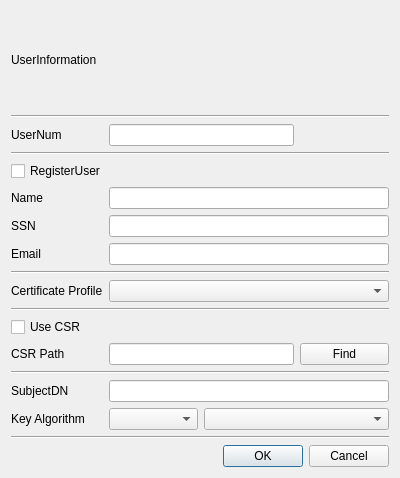
<?xml version="1.0" encoding="UTF-8"?>
<ui version="4.0">
 <class>IssueCertDlg</class>
 <widget class="QDialog" name="IssueCertDlg">
  <property name="geometry">
   <rect>
    <x>0</x>
    <y>0</y>
    <width>400</width>
    <height>478</height>
   </rect>
  </property>
  <property name="windowTitle">
   <string>Issue certificate dialog</string>
  </property>
  <layout class="QGridLayout" name="gridLayout">
   <item row="5" column="0">
    <widget class="QLabel" name="label_3">
     <property name="text">
      <string>Name</string>
     </property>
    </widget>
   </item>
   <item row="14" column="1" colspan="3">
    <widget class="QLineEdit" name="mSubjectDNText"/>
   </item>
   <item row="12" column="0">
    <widget class="QLabel" name="label_7">
     <property name="text">
      <string>CSR Path</string>
     </property>
    </widget>
   </item>
   <item row="13" column="0" colspan="4">
    <widget class="Line" name="line_5">
     <property name="orientation">
      <enum>Qt::Horizontal</enum>
     </property>
    </widget>
   </item>
   <item row="10" column="0" colspan="4">
    <widget class="Line" name="line_4">
     <property name="orientation">
      <enum>Qt::Horizontal</enum>
     </property>
    </widget>
   </item>
   <item row="15" column="1">
    <widget class="QComboBox" name="mAlgCombo"/>
   </item>
   <item row="1" column="0" colspan="4">
    <widget class="Line" name="line">
     <property name="orientation">
      <enum>Qt::Horizontal</enum>
     </property>
    </widget>
   </item>
   <item row="3" column="0" colspan="4">
    <widget class="Line" name="line_2">
     <property name="orientation">
      <enum>Qt::Horizontal</enum>
     </property>
    </widget>
   </item>
   <item row="6" column="0">
    <widget class="QLabel" name="label_4">
     <property name="text">
      <string>SSN</string>
     </property>
    </widget>
   </item>
   <item row="2" column="0">
    <widget class="QLabel" name="label_2">
     <property name="text">
      <string>UserNum</string>
     </property>
    </widget>
   </item>
   <item row="7" column="1" colspan="3">
    <widget class="QLineEdit" name="mEmailText"/>
   </item>
   <item row="9" column="1" colspan="3">
    <widget class="QComboBox" name="mCertProfileCombo"/>
   </item>
   <item row="12" column="3">
    <widget class="QPushButton" name="mCSRFindBtn">
     <property name="text">
      <string>Find</string>
     </property>
    </widget>
   </item>
   <item row="16" column="0" colspan="4">
    <widget class="Line" name="line_6">
     <property name="orientation">
      <enum>Qt::Horizontal</enum>
     </property>
    </widget>
   </item>
   <item row="17" column="1" colspan="3">
    <widget class="QDialogButtonBox" name="buttonBox">
     <property name="orientation">
      <enum>Qt::Horizontal</enum>
     </property>
     <property name="standardButtons">
      <set>QDialogButtonBox::Cancel|QDialogButtonBox::Ok</set>
     </property>
    </widget>
   </item>
   <item row="9" column="0">
    <widget class="QLabel" name="label_6">
     <property name="text">
      <string>Certificate Profile</string>
     </property>
    </widget>
   </item>
   <item row="14" column="0">
    <widget class="QLabel" name="label_8">
     <property name="text">
      <string>SubjectDN</string>
     </property>
    </widget>
   </item>
   <item row="8" column="0" colspan="4">
    <widget class="Line" name="line_3">
     <property name="orientation">
      <enum>Qt::Horizontal</enum>
     </property>
    </widget>
   </item>
   <item row="5" column="1" colspan="3">
    <widget class="QLineEdit" name="mNameText"/>
   </item>
   <item row="6" column="1" colspan="3">
    <widget class="QLineEdit" name="mSSNText"/>
   </item>
   <item row="15" column="0">
    <widget class="QLabel" name="label_9">
     <property name="text">
      <string>Key Algorithm</string>
     </property>
    </widget>
   </item>
   <item row="7" column="0">
    <widget class="QLabel" name="label_5">
     <property name="text">
      <string>Email</string>
     </property>
    </widget>
   </item>
   <item row="0" column="0" colspan="2">
    <widget class="QLabel" name="label">
     <property name="text">
      <string>UserInformation</string>
     </property>
    </widget>
   </item>
   <item row="4" column="0" colspan="2">
    <widget class="QCheckBox" name="mRegUserCheck">
     <property name="text">
      <string>RegisterUser</string>
     </property>
    </widget>
   </item>
   <item row="11" column="0" colspan="2">
    <widget class="QCheckBox" name="mUseCSRCheck">
     <property name="text">
      <string>Use CSR</string>
     </property>
    </widget>
   </item>
   <item row="12" column="1" colspan="2">
    <widget class="QLineEdit" name="mCSRPathText"/>
   </item>
   <item row="2" column="1" colspan="2">
    <widget class="QLineEdit" name="mUserNumText"/>
   </item>
   <item row="15" column="2" colspan="2">
    <widget class="QComboBox" name="mOptionCombo"/>
   </item>
  </layout>
 </widget>
 <resources/>
 <connections>
  <connection>
   <sender>buttonBox</sender>
   <signal>accepted()</signal>
   <receiver>IssueCertDlg</receiver>
   <slot>accept()</slot>
   <hints>
    <hint type="sourcelabel">
     <x>248</x>
     <y>254</y>
    </hint>
    <hint type="destinationlabel">
     <x>157</x>
     <y>274</y>
    </hint>
   </hints>
  </connection>
  <connection>
   <sender>buttonBox</sender>
   <signal>rejected()</signal>
   <receiver>IssueCertDlg</receiver>
   <slot>reject()</slot>
   <hints>
    <hint type="sourcelabel">
     <x>316</x>
     <y>260</y>
    </hint>
    <hint type="destinationlabel">
     <x>286</x>
     <y>274</y>
    </hint>
   </hints>
  </connection>
 </connections>
</ui>
